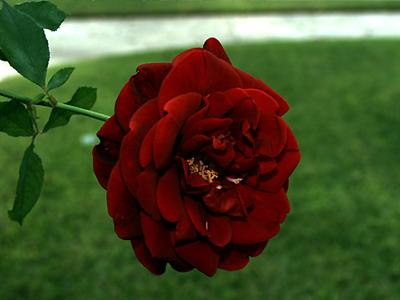
//> input picture datas/f3.jpg, 400 x 300 px
$ ./main   (built with g++ and OpenCV 4)
//> lines starting //> are read from the running program, lines starting //| are printed output that depends on the picture
#include <opencv2/opencv.hpp>
#include <iostream>
#include <math.h>

using namespace cv;
using namespace std;
//高斯反向投影
int main(int argc, char** argv) {
    Mat src = imread("../../../datas/f3.jpg");
//> src is the input picture: 300 rows x 400 cols, CV_8UC3; mean B, G, R 41.2, 78.6, 72.4
    Mat model = imread("../../../datas/f3-model.jpg");
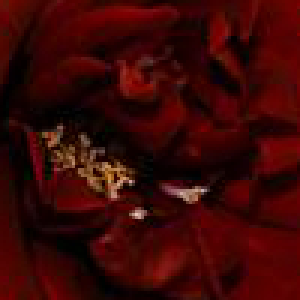
//> input picture datas/f3-model.jpg, 100 x 100 px (shown 3 times larger)
//> model is the input picture: 100 rows x 100 cols, CV_8UC3; mean B, G, R 4.9, 6.7, 58.1
    if (src.empty() || model.empty()) {
        printf("could not load image...\n");
        return -1;
    }
    imshow("input image", src);

    Mat R = Mat::zeros(model.size(), CV_32FC1);
    Mat G = Mat::zeros(model.size(), CV_32FC1);
    int r = 0, g = 0, b = 0;
    float sum = 0;
    for (int row = 0; row < model.rows; row++) {
        uchar* current = model.ptr<uchar>(row);
        for (int col = 0; col < model.cols; col++) {
            b = *current++;
            g = *current++;
            r = *current++;
            sum = b + g + r;
            R.at<float>(row, col) = r / sum;
            G.at<float>(row, col) = g / sum;
        }
    }
//> this loop made 100 passes
//> (b, g, r, sum) on passes 1 to 12: (0, 0, 112, 112), (1, 0, 120, 121), (8, 9, 113, 130), (1, 10, 84, 95), (2, 12, 82, 96), (0, 5, 96, 101), (0, 0, 108, 108), (0, 1, 103, 104), (0, 9, 91, 100), (1, 8, 88, 97), (0, 0, 104, 104), (0, 1, 123, 124)
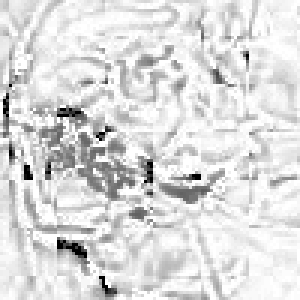
//> R: 100 rows x 100 cols, CV_32FC1 (shown 3 times larger); 0.2% of the values are NaN or infinite; the others: min 0, max 1, mean 0.865; drawn with min black, max white, NaN and infinite black
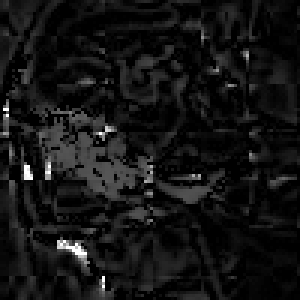
//> G: 100 rows x 100 cols, CV_32FC1 (shown 3 times larger); 0.2% of the values are NaN or infinite; the others: min 0, max 1, mean 0.0798; drawn with min black, max white, NaN and infinite black
//> after the loop, b = 0; g = 1; r = 92; sum = 93

    Mat mean, stddev;
    double mr, devr;
    double mg, devg;
    meanStdDev(R, mean, stddev);
//> mean = [nan]; stddev = [nan]
    mr = mean.at<double>(0, 0);
//> mr = nan
    devr = mean.at<double>(0, 0);
//> devr = nan

    meanStdDev(G, mean, stddev);
    mg = mean.at<double>(0, 0);
//> mg = nan
    devg = mean.at<double>(0, 0);
//> devg = nan

    int width = src.cols;
//> width = 400
    int height = src.rows;
//> height = 300

    float pr = 0, pg = 0;
    Mat result = Mat::zeros(src.size(), CV_32FC1);
    for (int row = 0; row < height; row++) {
        uchar* currentRow = src.ptr<uchar>(row);
        for (int col = 0; col < width; col++) {
            b = *currentRow++;
            g = *currentRow++;
            r = *currentRow++;
            sum = b + g + r;
            float red = r / sum;
            float green = g / sum;
            pr = (1 / (devr*sqrt(2 * CV_PI)))*exp(-(pow((red - mr), 2)) / (2 * pow(devr, 2)));
            pg = (1 / (devg*sqrt(2 * CV_PI)))*exp(-(pow((green - mg),2)) / (2 * pow(devg, 2)));
            sum = pr*pg;
            result.at<float>(row, col) = sum;
        }
    }
//> this loop made 300 passes
//> (b, g, r) on passes 1 to 3: (80, 140, 99), (61, 121, 80), (53, 110, 71)
//> result: 300 rows x 400 cols, CV_32FC1; every value is NaN or infinite
//> after the loop, b = 26; g = 83; r = 45; sum = nan; pr = nan; pg = nan

    Mat img(src.size(), CV_8UC1);
    normalize(result, result, 0, 255, NORM_MINMAX);
    result.convertTo(img, CV_8U);
    Mat segmentation;
    src.copyTo(segmentation, img);
//> segmentation: 300 rows x 400 cols, CV_8UC3; every value is 0

    imshow("backprojection demo", img);
    imshow("segmentation demo", segmentation);

    waitKey(0);
    return 0;
}
